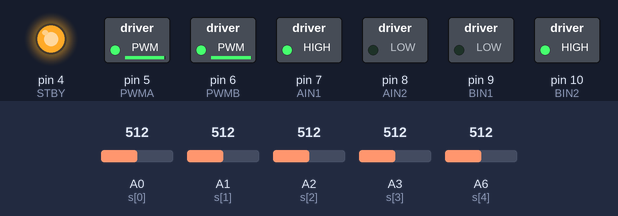
Simulated run of this sketch. Board: Arduino Nano, built with avr-gcc and run on an emulated ATmega328P. Parts: switched loads named in the sketch (green lamp = pin HIGH), output pins drawn as LEDs (lit = HIGH). The inputs (shaded band) are chosen by the test bench; at power-on: A0 (s[0]) = 512, A1 (s[1]) = 512, A2 (s[2]) = 512, A3 (s[3]) = 512, A6 (s[4]) = 512.

Above: at 0.1 s.
Timing chart, 0 to 1.6 s (numbered marks = the images above):
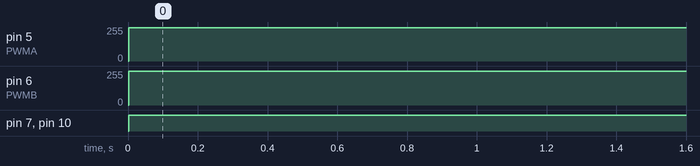

Measured:
- by itself, pin 5 (PWMA): 0/255 → 250/255 at 0.00 s
- by itself, pin 6 (PWMB): 0/255 → 254/255 at 0.00 s
- by itself, pin 7 (AIN1), pin 10 (BIN2): LOW → HIGH at 0.00 s

The sketch:

18_Hybrid_Stable_90Turn.ino
```cpp
// ============================================================
// ULTRA SMOOTH + SHARP 90° TURN DETECTION
// Arduino Nano + 5 Analog Sensors
// ============================================================

// ===== MOTOR PINS =====
#define STBY  4
#define PWMA  5
#define PWMB  6
#define AIN1  7
#define AIN2  8
#define BIN1  9
#define BIN2  10

#define LEFT_REVERSE  1
#define RIGHT_REVERSE 0

// ===== SENSOR PINS =====
int s[5] = {A0, A1, A2, A3, A6};

// ===== CALIBRATION =====
#define SENSOR_BLACK 147
#define SENSOR_WHITE 989
int threshold = 560;

// ===== WEIGHTS =====
int weight[5] = {-120, -60, 0, 60, 120};

// ===== PID =====
float Kp = 0;
float Kd = 0;

int error            = 0;
int lastError        = 0;
int PIDvalue         = 0;
int active           = 0;

// ===== FILTERS =====
float smoothError      = 0;
float smoothDerivative = 0;

// ===== STATE =====
bool lineLost        = false;
int  lastKnownError  = 0;

// ============================================================
// READ LINE
// ============================================================
int readLine() {

  long weightedSum = 0;
  long sensorSum   = 0;
  active = 0;

  for (int i = 0; i < 5; i++) {
    int raw = analogRead(s[i]);
    int val = constrain(map(raw, SENSOR_WHITE, SENSOR_BLACK, 0, 1000), 0, 1000);
    weightedSum += (long)val * weight[i];
    sensorSum   += val;
    if (raw < threshold) active++;
  }

  if (sensorSum < 80) {
    lineLost = true;
    return lastKnownError;
  }

  lineLost       = false;
  lastKnownError = weightedSum / sensorSum;
  return lastKnownError;
}

// ============================================================
// MOTOR
// ============================================================
void setMotor(int left, int right) {

  if (LEFT_REVERSE)  left  = -left;
  if (RIGHT_REVERSE) right = -right;

  if (left >= 0) { digitalWrite(BIN1, HIGH); digitalWrite(BIN2, LOW); }
  else           { digitalWrite(BIN1, LOW);  digitalWrite(BIN2, HIGH); left = -left; }

  if (right >= 0) { digitalWrite(AIN1, HIGH); digitalWrite(AIN2, LOW); }
  else            { digitalWrite(AIN1, LOW);  digitalWrite(AIN2, HIGH); right = -right; }

  analogWrite(PWMB, constrain(left,  0, 255));
  analogWrite(PWMA, constrain(right, 0, 255));
}

// ============================================================
// DETECT SHARP TURN
// Returns:  1 = right turn
//          -1 = left turn
//           0 = no sharp turn
// ============================================================

int detectSharpTurn() {

  int s0 = analogRead(A0);
  int s1 = analogRead(A1);
  int s2 = analogRead(A2);
  int s3 = analogRead(A3);
  int s4 = analogRead(A6);

  if (s0 > threshold &&
      s1 > threshold &&
      s2 < threshold &&
      s3 < threshold &&
      s4 < threshold)
    return 1;

  if (s0 < threshold &&
      s1 < threshold &&
      s2 < threshold &&
      s3 > threshold &&
      s4 > threshold)
    return -1;

  return 0;
}


// ============================================================
// EXECUTE SHARP TURN
// ============================================================

void doSharpTurn(int dir) {

  int turnSpeed = 180;

  if (dir > 0) setMotor(turnSpeed, -turnSpeed);
  else         setMotor(-turnSpeed, turnSpeed);

  delay(120);

  unsigned long start = millis();

  while (millis() - start < 700) {

    if (analogRead(A2) < threshold) {

      setMotor(140, 140);
      delay(40);

      smoothError = 0;
      smoothDerivative = 0;
      lastError = 0;

      return;
    }

    if (dir > 0) setMotor(turnSpeed, -turnSpeed);
    else         setMotor(-turnSpeed, turnSpeed);
  }

  smoothError = 0;
  smoothDerivative = 0;
  lastError = 0;
}


// ============================================================
// SETUP
// ============================================================
void setup() {
  pinMode(STBY, OUTPUT);
  pinMode(AIN1, OUTPUT); pinMode(AIN2, OUTPUT);
  pinMode(BIN1, OUTPUT); pinMode(BIN2, OUTPUT);
  digitalWrite(STBY, HIGH);
}

// ============================================================
// LOOP
// ============================================================
void loop() {

  int rawError = readLine();

  // ==========================================================
  // SHARP TURN DETECTION — priority over PID
  // ==========================================================
  int turnDir = detectSharpTurn();

  if (turnDir != 0 && active >= 3) {
    doSharpTurn(turnDir);
    return;
  }

  // ==========================================================
  // TURN MEMORY
  // ==========================================================
  if      (rawError > 0) lastKnownError =  1;
  else if (rawError < 0) lastKnownError = -1;

  // ==========================================================
  // LINE LOST
  // ==========================================================
  if (lineLost) {
    smoothDerivative = 0;
    smoothError      = 0;
    if (lastKnownError > 0) setMotor(210, -110);
    else                    setMotor(-110, 210);
    return;
  }

  // ==========================================================
  // ERROR FILTER
  // ==========================================================
  smoothError = smoothError * 0.65 + rawError * 0.35;
  error = (int)smoothError;

  if (abs(error) < 45) error = 0;

  // ==========================================================
  // DERIVATIVE FILTER
  // ==========================================================
  int rawDerivative = error - lastError;
  smoothDerivative  = smoothDerivative * 0.70 + rawDerivative * 0.30;
  int derivative    = (int)smoothDerivative;

  lastError = error;

  // ==========================================================
  // DYNAMIC Kp / Kd
  // ==========================================================
  if      (active >= 4) { Kp = 2.0; Kd = 5.0;  }
  else if (active == 3) { Kp = 3.0; Kd = 6.5;  }
  else if (active == 2) { Kp = 4.0; Kd = 8.0;  }
  else                  { Kp = 5.5; Kd = 10.0; }

  // ==========================================================
  // PID
  // ==========================================================
  PIDvalue = (Kp * error) + (Kd * derivative);
  PIDvalue = constrain(PIDvalue, -180, 180);

  // ==========================================================
  // BASE SPEED
  // ==========================================================
  int base;
  if      (abs(error) < 35)  base = 250;
  else if (abs(error) < 100) base = 230;
  else if (abs(error) < 180) base = 180;
  else                        base = 140;

  // ==========================================================
  // CORRECTION SCALE
  // ==========================================================
  float correction;
  if      (abs(error) < 40)  correction = PIDvalue * 0.025;
  else if (abs(error) < 150) correction = PIDvalue * 0.07;
  else                        correction = PIDvalue * 0.16;

  // ==========================================================
  // MOTOR OUTPUT
  // ==========================================================
  int left  = constrain(base + correction + 4, 0, 255);
  int right = constrain(base - correction,     0, 255);

  setMotor(left, right);
}
```
